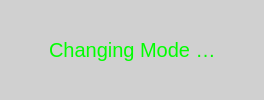
<?xml version="1.0" encoding="UTF-8"?>
<ui version="4.0">
 <class>switmod</class>
 <widget class="QWidget" name="switmod">
  <property name="windowModality">
   <enum>Qt::NonModal</enum>
  </property>
  <property name="geometry">
   <rect>
    <x>0</x>
    <y>0</y>
    <width>264</width>
    <height>100</height>
   </rect>
  </property>
  <property name="windowTitle">
   <string>Form</string>
  </property>
  <property name="styleSheet">
   <string notr="true">#switmod{background-color: rgba(193,193,193,0.5);}</string>
  </property>
  <widget class="QWidget" name="widget" native="true">
   <property name="geometry">
    <rect>
     <x>0</x>
     <y>0</y>
     <width>264</width>
     <height>100</height>
    </rect>
   </property>
   <property name="styleSheet">
    <string notr="true">#widget{background-image: url(:/bit/image/temp_box_d.png);}</string>
   </property>
   <widget class="QLabel" name="label_4">
    <property name="geometry">
     <rect>
      <x>49</x>
      <y>39</y>
      <width>167</width>
      <height>22</height>
     </rect>
    </property>
    <property name="font">
     <font>
      <family>Arial</family>
      <pointsize>15</pointsize>
     </font>
    </property>
    <property name="styleSheet">
     <string notr="true">color: rgba(0, 255, 0,1);</string>
    </property>
    <property name="text">
     <string>Changing Mode …</string>
    </property>
   </widget>
  </widget>
 </widget>
 <resources/>
 <connections/>
</ui>
